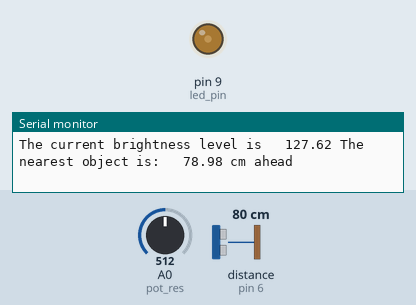
Bench run of a sketch on a simulated Arduino Uno, built with avr-gcc and run on an emulated ATmega328P. Parts: output pins drawn as LEDs (lit = HIGH), the last lines printed to the serial monitor. Wiring (inferred from the names in the program): ultrasonic range finder: trigger pin 5; echo pin 6. The inputs (shaded band) are chosen by the test bench; at power-on: distance to the obstacle (sensor on pin 6) 80 cm, A0 (pot_res) = 512. The echo pulse lasts 58.3 µs per cm; pins used as bus, display or sensor lines are not drawn.

Above: at 1.2 s.
1.3 s: distance to the obstacle (sensor on pin 6) set to 23 cm
2.8 s: distance to the obstacle (sensor on pin 6) set to 18 cm
At 4.0 s:
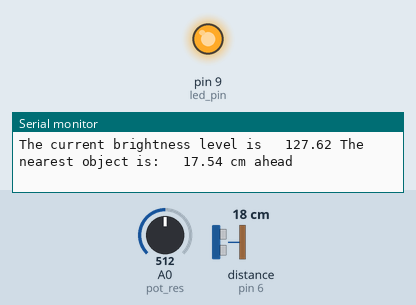
4.3 s: A0 (pot_res) set to 256
7.2 s: A0 (pot_res) set to 229
At 8.0 s:
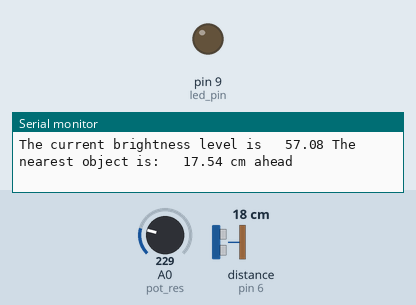
8.8 s: A0 (pot_res) set to 268
10.3 s: A0 (pot_res) set to 292
At 11.4 s:
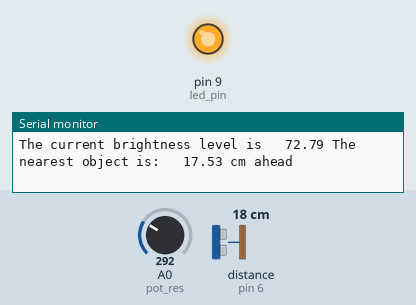
Timing chart, 0 to 12.9 s (numbered marks = the images above; inputs shaded):
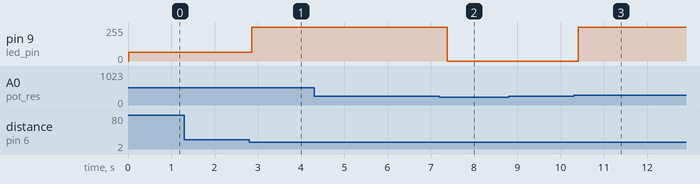

The sketch:

street_light_project_on_22nd_october_2025.ino
```cpp
int pot_res = A0;
int pot_res_reading;
int led_pin = 9;
float brightness;

int trigpin = 5;
int echopin = 6;
long duration;
float distance;
int delay_time = 200;

void setup() {
  // put your setup code here, to run once:
pinMode(pot_res, INPUT);
pinMode(led_pin, OUTPUT);
pinMode(trigpin, OUTPUT);
pinMode(echopin, INPUT);

Serial.begin(9600);
}

void loop() {
  // put your main code here, to run repeatedly:
  pot_res_reading = analogRead(pot_res);
  brightness = (255. / 1023.) * pot_res_reading;
//Serial.print("The current reading from the photoresistor is:\t");


digitalWrite(trigpin, LOW);
delayMicroseconds(2);
digitalWrite(trigpin, HIGH);
delayMicroseconds(10);
digitalWrite(trigpin, LOW);

duration = pulseIn(echopin, HIGH);
distance = duration *(0.034 / 2);

Serial.print("The current brightness level is \t");
Serial.print(brightness);
Serial.print(" The nearest object is: \t");
Serial.print(distance);
Serial.println(" cm ahead");


if(brightness <= 60){
  digitalWrite(led_pin, LOW);

}
else if(brightness > 70){
  if(distance <= 20){
    digitalWrite(led_pin, HIGH);
    delay(3000);
  }
  else{
    analogWrite(led_pin, 65);
  }
}


delay(delay_time);
}
```

Measured:
- the behaviour switches between 21 and 20 cm on distance to the obstacle (sensor on pin 6) (found by bisection; images 0 and 1)
- the behaviour switches between 241 and 240 on A0 (pot_res) (found by bisection; images 1 and 2)
- the behaviour switches between 280 and 281 on A0 (pot_res) (found by bisection; images 2 and 3)
- after the input at 2.8 s, pin 9 (led_pin): 65/255 → 255/255 after 0.07 s
- after the input at 7.2 s, pin 9 (led_pin): 255/255 → 0/255 after 0.18 s
- after the input at 10.3 s, pin 9 (led_pin): 0/255 → 255/255 after 0.11 s
